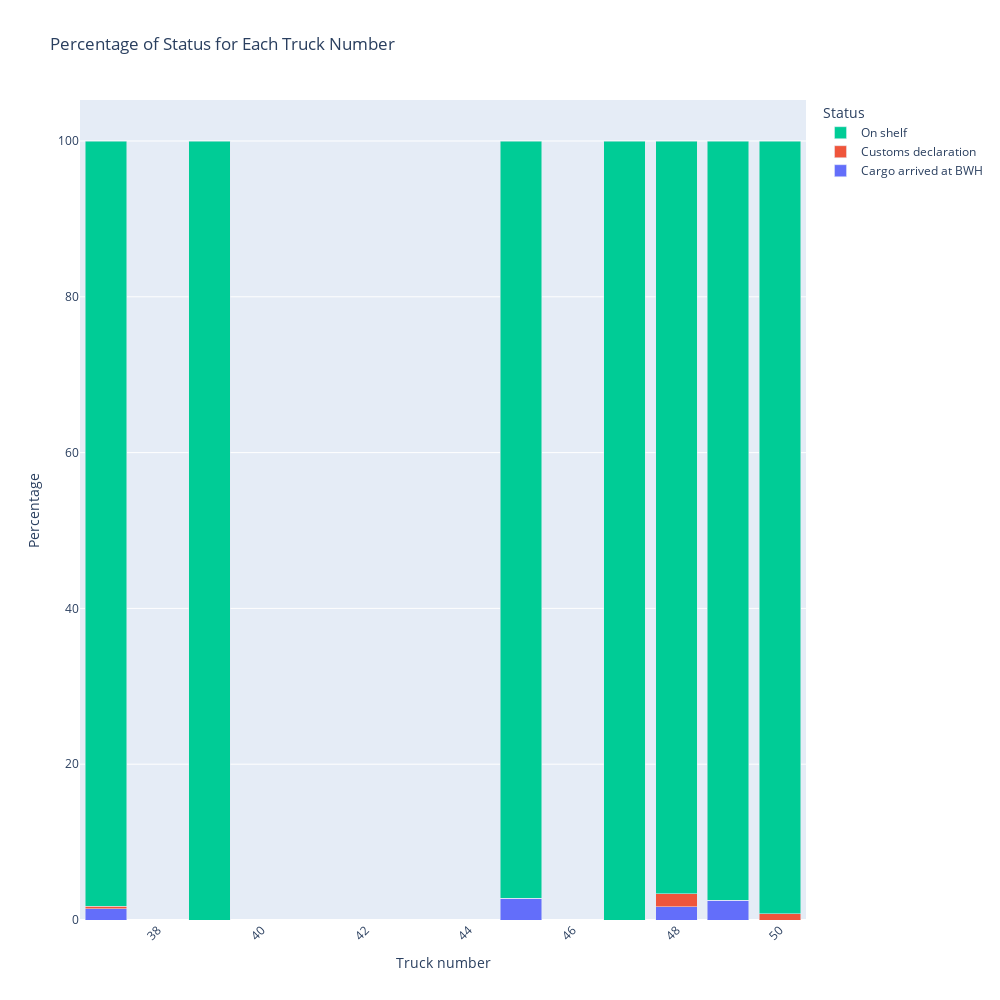

Notebook source saved alongside this figure:
### Code cell
fig = go.Figure()

for status in pivot_df.columns:
    fig.add_trace(go.Bar(
        x=pivot_df.index,
        y=pivot_df[status],
        name=status
    ))

fig.update_layout(
    barmode='stack',
    title='Percentage of Status for Each Truck Number',
    xaxis=dict(title='Truck number', tickangle=-45),
    yaxis=dict(title='Percentage'),
    legend=dict(title='Status'),
    font=dict(size=12),
    width=1000,  # Increased width
    height=1000,  # Increased height
)

fig.show()

### Figure 1 — Plotly figure (JSON) as saved in the notebook; plotly's stock layout.template omitted (floating-point values rounded to 4 significant figures)
{"data": [{"name": "Cargo arrived at BWH", "type": "bar", "x": [37, 39, 45, 47, 48, 49, 50], "y": [1.413, 0, 2.817, 0, 1.695, 2.564, 0]}, {"name": "Customs declaration", "type": "bar", "x": [37, 39, 45, 47, 48, 49, 50], "y": [0.3534, 0, 0, 0, 1.695, 0, 0.7874]}, {"name": "On shelf", "type": "bar", "x": [37, 39, 45, 47, 48, 49, 50], "y": [98.23, 100, 97.18, 100, 96.61, 97.44, 99.21]}], "layout": {"barmode": "stack", "font": {"size": 12}, "height": 1000, "legend": {"title": {"text": "Status"}}, "title": {"text": "Percentage of Status for Each Truck Number"}, "width": 1000, "xaxis": {"tickangle": -45, "title": {"text": "Truck number"}}, "yaxis": {"title": {"text": "Percentage"}}}}
